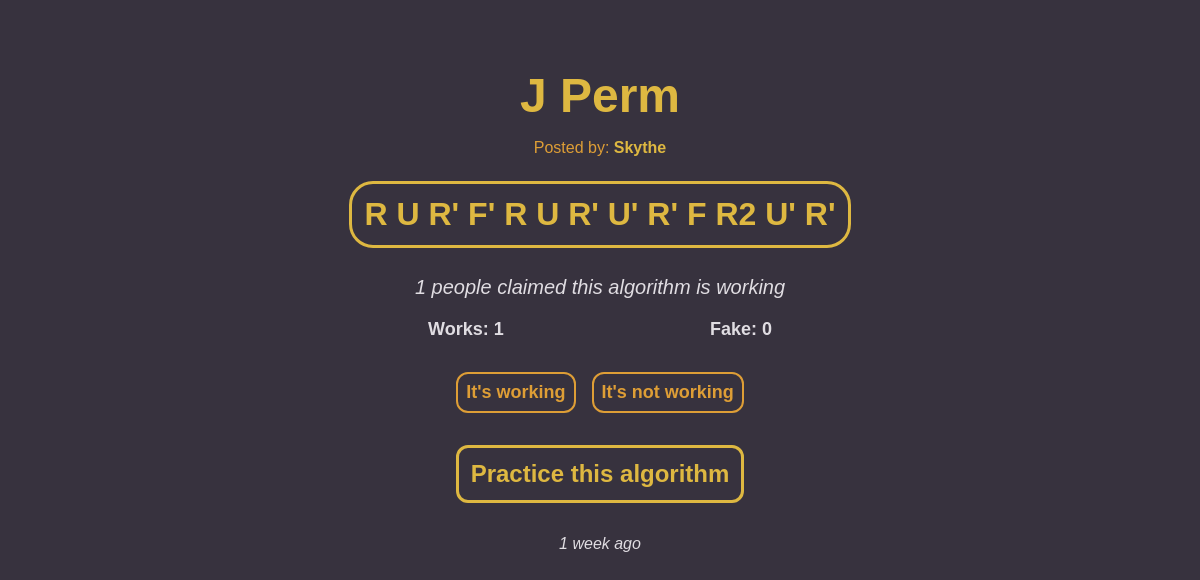
Page /page/1 on the committed database.
### main/models.py (models this page shows, shortened)
class Algorithm(models.Model):
    name = models.CharField(max_length=100)
    category = models.CharField(max_length=3, choices=CATEGORY)
    moves = models.CharField(max_length=255)
    description = models.TextField(default="")
    creator = models.ForeignKey(User, on_delete=models.CASCADE)
    created_at = models.DateTimeField(auto_now_add=True)
    yes_count = models.IntegerField(default=0)
    no_count = models.IntegerField(default=0)
    voters = models.ManyToManyField(User, related_name="voters", blank=True)

### main/views.py (the view)
# urls.py: path('page/<int:id>', views.algorithm_page, name="page"),
def algorithm_page(request, id):
    algorithm = models.Algorithm.objects.get(id=id)
    return render(request, 'page.html', {
        'algorithm': algorithm,
    })

### main/templates/page.html (shortened to what this page needs)
{% extends 'layout.html' %}
{% load static %}
{% block css %} <link rel="stylesheet" href="{% static 'styles/page.css' %}"> {% endblock %}
{% block body %}
    <div class="container">
        <h1 class="title">{{ algorithm.name }}</h1>
        <p class="post-creator">Posted by: <a href="{% url 'profile' algorithm.creator.id %}">{{ algorithm.creator|title }}</a></p>
        <h3 class="moves">{{ algorithm.moves }}</h3>
        {% if algorithm.yes_count or algorithm.no_count %}
            {% if algorithm.yes_count > algorithm.no_count %}
                <p class="verify-info">{{ algorithm.yes_count }} people claimed this algorithm is working</p>
            {% else %}
                <p class="verify-info">{{ algorithm.no_count }} people claimed this algorithm does not works</p>
            {% endif %}
        {% else %}
            <p class="verify-info">No one has verify this algorithm yet. Be the first to verify!</p>
        {% endif %}
        <div class="vote-counts">
            <p class="vote-count">Works: {{ algorithm.yes_count }}</p>
            <p class="vote-count">Fake: {{ algorithm.no_count }}</p>
        </div>
        {% if not request.user in algorithm.voters.all and request.user != algorithm.creator %}
            <div class="vote-btns">
                <a class="vote-btn" href="{% url 'voting' 'yes' algorithm.id %}">It's working</a>
                <a class="vote-btn" href="{% url 'voting' 'no' algorithm.id %}">It's not working</a>
            </div>
        {% endif %}
        <a class="practice-btn" href="{% url 'practice' algorithm.id %}">Practice this algorithm</a>
        <p class="timestamp">{{ algorithm.created_at|timesince }} ago</p>
    </div>
{% endblock %}

### main/static/styles/page.css (style rules this page uses)
:root { --background: #37323E; --primary: #DEB841; --secondary: #DE9E36; --text: #e0dde2; --middle: #6D6A75; }
* { margin: 0; padding: 0; font-family: Arial, Helvetica, sans-serif; text-decoration: none; }
body { background-color: var(--background); color: var(--text); display: flex; justify-content: center; align-items: center; }
.container { margin: 5%; text-align: center; display: flex; flex-direction: column; justify-content: center; align-items: center; width: 75%; }
.title { font-size: 48px; color: var(--primary); text-align: center; margin: 8px; }
.post-creator { text-align: center; color: var(--secondary); margin: 8px; }
.post-creator a { color: var(--primary); font-weight: bold; }
.moves { font-size: 32px; font-weight: bold; color: var(--primary); border: var(--primary) 3px solid; padding: 12px; display: inline-block; text-align: center; margin: 16px; border-radius: 24px; }
.verify-info { font-size: 20px; font-style: italic; margin: 12px; }
.vote-btns { margin-top: 24px; display: flex; justify-content: space-between; text-align: center; }
.vote-btn { margin: 0px 8px; color: var(--secondary); font-size: 18px; font-weight: bold; border: var(--secondary) 2px solid; padding: 8px; border-radius: 12px; }
.practice-btn { margin: 32px 24px; border: 3px solid var(--primary); padding: 12px; border-radius: 12px; font-size: 24px; color: var(--primary); font-weight: bold; }
.vote-counts { display: flex; justify-content: space-between; width: 40%; font-size: 18px; margin: 8px 0px; font-weight: bold; }
.vote-count { margin: 0px 8px; }
.timestamp { font-style: italic; }

### rows in the picture
Algorithm: name "J Perm", creator "Skythe", moves "R U R' F' R U R' U' R' F R2 U' R'", yes_count "1", no_count "0", created_at "1 week"
